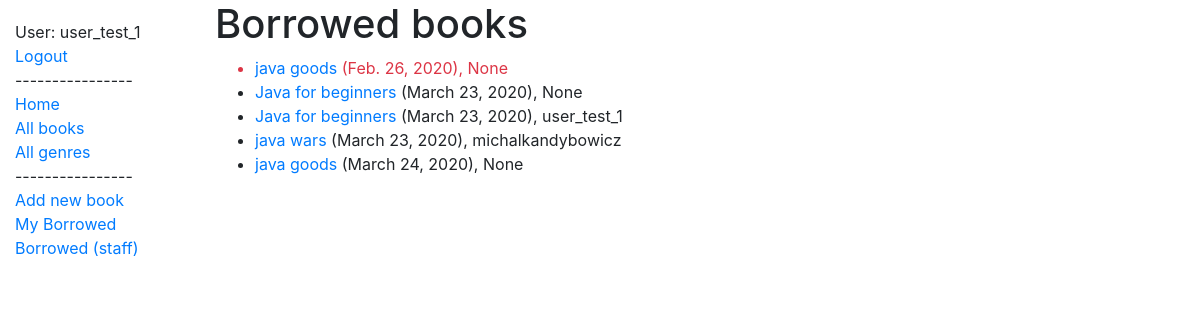
Screenshot of /catalog/borrowed/ (signed in) with the database file from the repository.
### catalog/models.py (models this page shows, shortened)
class BookInstance(models.Model):
    id = models.UUIDField(primary_key=True, default=uuid.uuid4, help_text='Unique ID for this particular book across whole library')
    book = models.ForeignKey('Book', on_delete=models.SET_NULL, null=True)
    imprint = models.CharField(max_length=200)
    due_back = models.DateField(null=True, blank=True)
    borrower = models.ForeignKey(User, on_delete=models.SET_NULL, null=True, blank=True)
    LOAN_STATUS = (
        ('m', 'Maintenance'),
        ('o', 'On loan'),
        ('a', 'Available'),
        ('r', 'Reserved'),
    )
    status = models.CharField(
        max_length=1,
        choices=LOAN_STATUS,
        blank=True,
        default='m',
        help_text='Book availability',
    )
    class Meta:
        ordering = ['due_back']
        permissions = (("can_mark_returned", "Set book as returned"),)
    @property
    def is_overdue(self):
        if self.due_back and date.today() > self.due_back:
            return True
        return False

class Book(models.Model):
    title = models.CharField(max_length=200)
    author = models.ForeignKey('Author', on_delete=models.SET_NULL, null=True)
    summary = models.TextField(max_length=1000, help_text='Enter a brief description of the book')
    genre = models.ManyToManyField(Genre, help_text='Select a genre for this book')
    def display_genre(self):
        """Create a string for the Genre. This is required to display genre in Admin."""
        return ', '.join(genre.name for genre in self.genre.all()[:3])
    display_genre.short_description = 'Genre'

### catalog/views.py (the view)
# urls.py: path('borrowed/', views.LoanedAllBooks.as_view(), name='all-borrowed'),
class LoanedAllBooks(LoginRequiredMixin, generic.ListView):
    model = BookInstance
    template_name = 'borrowed_book_list.html'
    paginate_by = 10
    def get_queryset(self):
        return BookInstance.objects.filter(status__exact='o').order_by('due_back')

### templates/borrowed_book_list.html (shortened to what this page needs)
{% extends "base_generic.html" %}
{% block content %}
    <h1>Borrowed books</h1>
    {% if bookinstance_list %}
    <ul>
      {% for bookinst in bookinstance_list %}
      <li class="{% if bookinst.is_overdue %}text-danger{% endif %}">
        <a href="{% url 'book-detail' bookinst.book.pk %}">{{bookinst.book.title}}</a> ({{ bookinst.due_back }}),
          {{ bookinst.borrower}}
      </li>
      {% endfor %}
    </ul>
    {% else %}
      <p>There are no books borrowed.</p>
    {% endif %}
{% endblock %}

### templates/base_generic.html (shortened to what this page needs)
<!DOCTYPE html>
<html lang="en">
<head>
  <link rel="stylesheet" href="https://stackpath.bootstrapcdn.com/bootstrap/4.1.3/css/bootstrap.min.css">
  {% load static %}
  <link rel="stylesheet" href="{% static 'css/styles.css' %}">
</head>
<body>
<div class="container-fluid">
    <div class="row">
        <div class="col-sm-2">
            {% block sidebar %}
                <ul class="sidebar-nav">
            {% if user.is_authenticated %}
                <li>User: {{ user.get_username }}</li>
                <li><a href="{% url 'logout' %}?next={{request.path}}">Logout</a></li>
            {% else %}
                <li><a href="{% url 'login' %}?next={{request.path}}">Login</a></li>
            {% endif %}
                    <li><a>----------------</a></li>
                    <li><a href="{% url 'index' %}">Home</a></li>
                    <li><a href="{% url 'books' %}">All books</a></li>
                    <li><a href="{% url 'genre' %}">All genres</a></li>
                    <li><a>----------------</a></li>
                    <li><a href="{% url 'add_book' %}">Add new book</a></li>
                    <li><a href="{% url 'my-borrowed' %}">My Borrowed</a></li>
                    <li><a href="{% url 'all-borrowed' %}"> Borrowed (staff) </a></li>
                </ul>
            {% endblock %}
      </div>
      <div class="col-sm-10 ">
          {% block content %}{% endblock %}
      </div>
    </div>
  </div>
</body>
</html>

### static/css/styles.css (style rules this page uses)
.sidebar-nav { margin-top: 20px; padding: 0; list-style: none; }

### rows the page displays
BookInstance: book "java goods", due_back "Feb. 26, 2020", borrower "None"
BookInstance: book "Java for beginners", due_back "March 23, 2020", borrower "None"
BookInstance: book "Java for beginners", due_back "March 23, 2020", borrower "user_test_1"
BookInstance: book "java wars", due_back "March 23, 2020", borrower "michalkandybowicz"
BookInstance: book "java goods", due_back "March 24, 2020", borrower "None"

### other values shown
{{ user.get_username }} "user_test_1"
